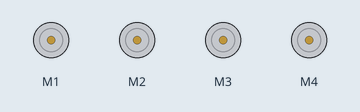
This sketch was run on a simulated Arduino Uno, built with avr-gcc and run on an emulated ATmega328P. On the bench: 4 × DC motor (green arrow = forward, orange = backward, longer = faster).

Above: at 0.4 s.
At 2.5 s:
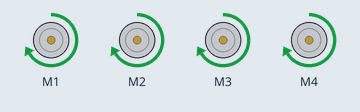
Timing chart, 0 to 3.0 s (numbered marks = the images above):
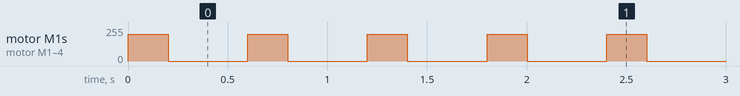

Measured:
- by itself, motor M1–4: alternates forward 200/255 for 0.20 s and stopped for 0.40 s

The sketch:

sketch_sep30a.ino
```cpp
#include <AFMotor.h>
AF_DCMotor motor1(1);
AF_DCMotor motor2(2);
AF_DCMotor motor3(3);
AF_DCMotor motor4(4);

void setup() {

}

void loop() {
  motor1.run(FORWARD); // задаем движение назад
  motor2.run(FORWARD); // задаем движение назад
  motor3.run(FORWARD); // задаем движение назад
  motor4.run(FORWARD); // задаем движение назад
  motor1.setSpeed(200);   // задаем скорость движения
  motor2.setSpeed(200);   // задаем скорость движения
  motor3.setSpeed(200);   // задаем скорость движения
  motor4.setSpeed(200);   // задаем скорость движения

  delay(200);

  motor1.run(RELEASE);
  motor2.run(RELEASE);
  motor3.run(RELEASE);
  motor4.run(RELEASE);

  delay(400);
}
```
